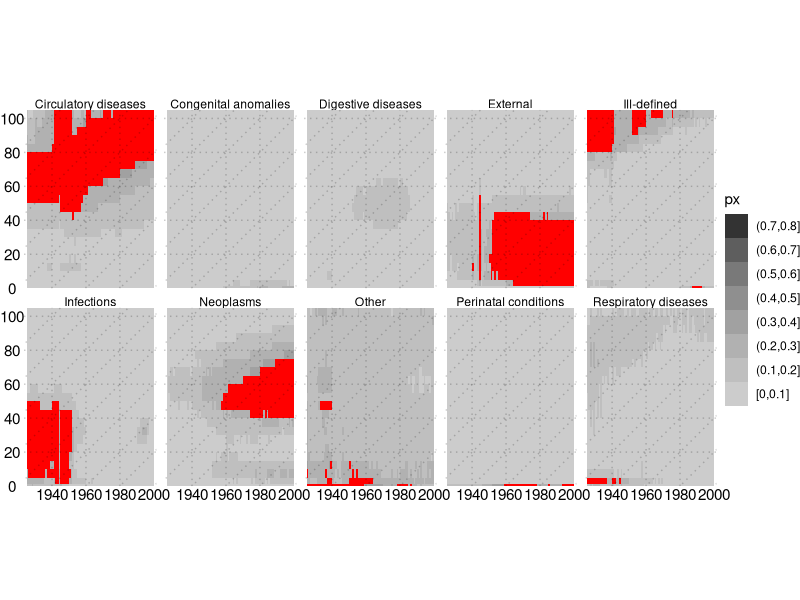

Reproduce this figure in R.
######################################
# Plot Small Multiple Lexis Surfaces #
######################################

# Init --------------------------------------------------------------------

library(readr)
library(dplyr)
library(ggplot2)

# Data --------------------------------------------------------------------

# proportions of 10 selected causes of death on
# all causes of death by year, age and sex
cod10 <- read_csv("./data/plots/cod10.csv")

# Within each year, sex and age category, we look for the cause of death with
# the highest proportion on all deaths and subset to that cause. The result is
# a data set with the most prominent cause of death for each tile on the Lexis
# surface.

cod10 %>%
  group_by(year, sex, age) %>%
  filter(px == max(px)) %>%
  ungroup() -> cod10_mode

# Plot Small Multiple Lexis Surface ---------------------------------------

# plot small multiples of all COD
plot_small_multiples <-
  ggplot(filter(cod10, sex == "total"),
         # align tiles to Lexis grid
         aes(x = year+0.5, y = age_start+age_width/2,
             width = 1, height = age_width)) +
  # coloured Lexis surface
  geom_tile(aes(fill = cut_interval(px, length = 0.1))) +
  # outline tile if cause of death is most prominent
  geom_tile(data = filter(cod10_mode, sex == "total"),
            fill = "red") +
  # scale
  scale_fill_grey("px", guide = guide_legend(reverse = TRUE),
                  start = 0.8, end = 0.2) +
  scale_x_continuous("Year", expand = c(0.02, 0),
                     breaks = seq(1940, 2000, 20)) +
  scale_y_continuous("Age", expand = c(0, 0),
                     breaks = seq(0, 100, 20)) +
  # facet
  facet_wrap(~ cod, ncol = 5, as.table = TRUE) +
  # Lexis grid
  geom_hline(yintercept = seq(20, 100, 20),
             alpha = 0.2, lty = "dotted") +
  geom_vline(xintercept = seq(1940, 1980, 20),
             alpha = 0.2, lty = "dotted") +
  geom_abline(intercept = seq(-100, 100, 20)-1940,
              alpha = 0.2, lty = "dotted") +
  # coord
  coord_equal() +
  # theme
  theme_void() +
  theme(
    axis.text = element_text(colour = "black"),
    axis.text.y = element_text(),
    axis.text.x = element_text()
  )
